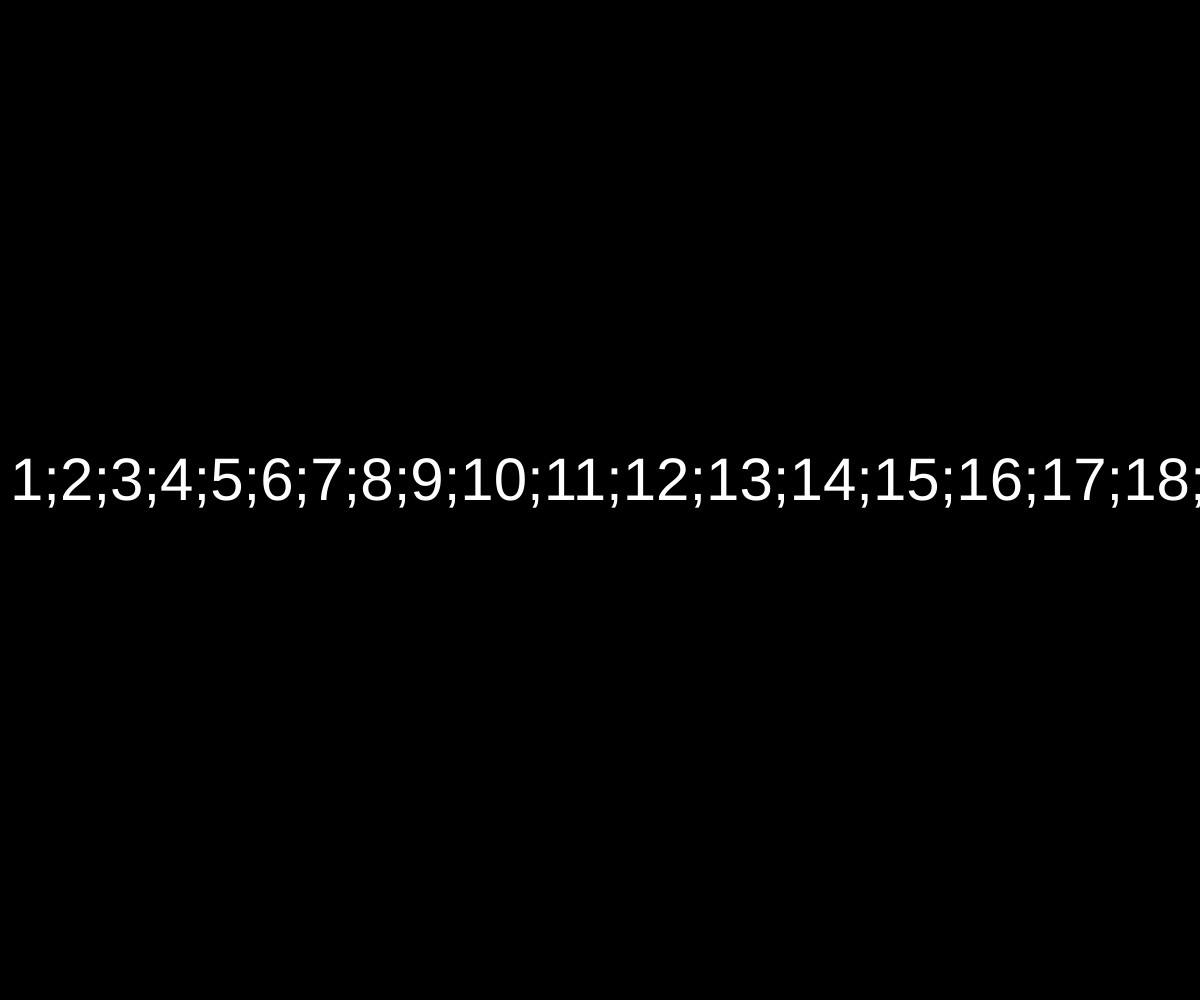
Frame 1 (no input)
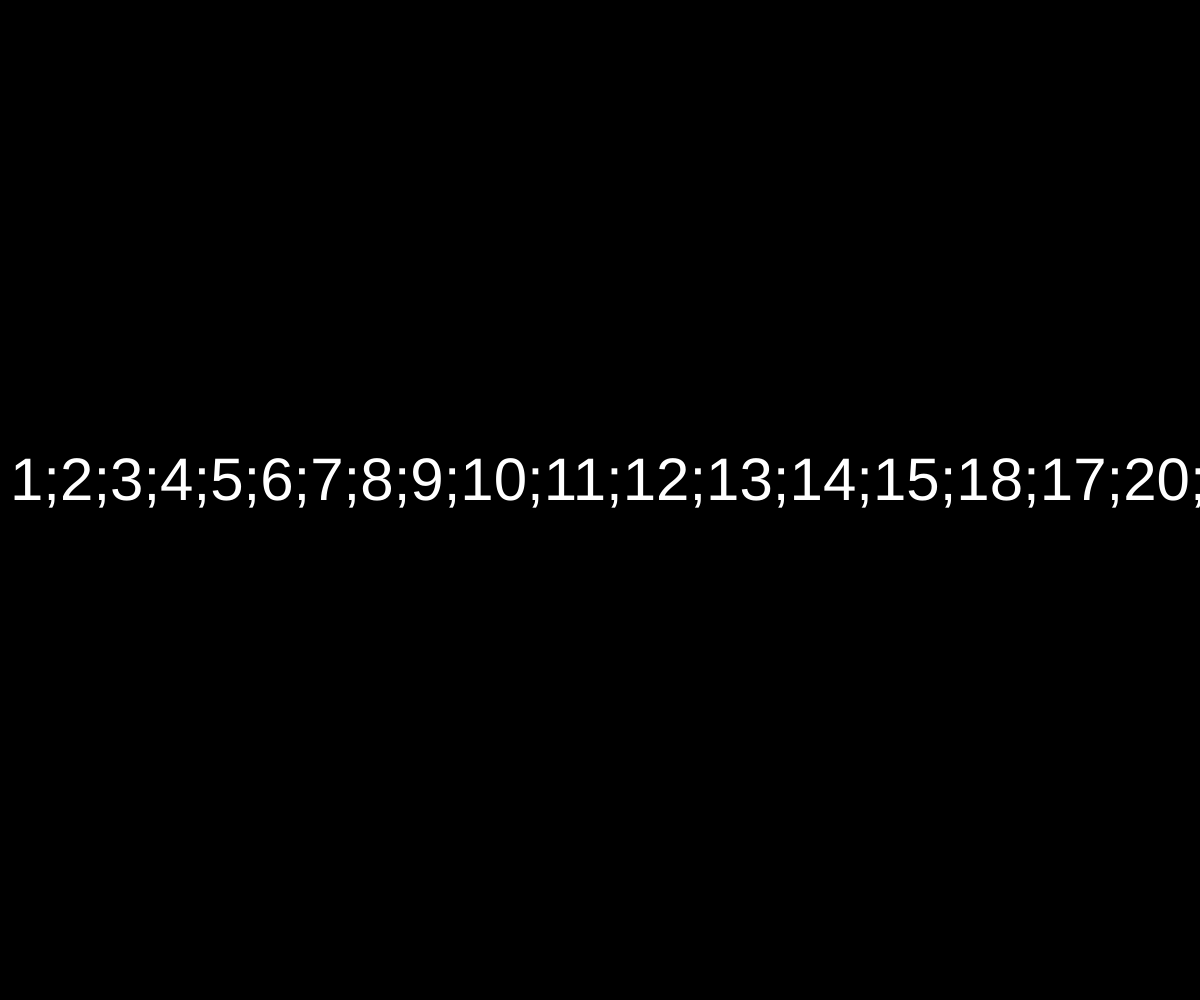
Frame 60 (no input)
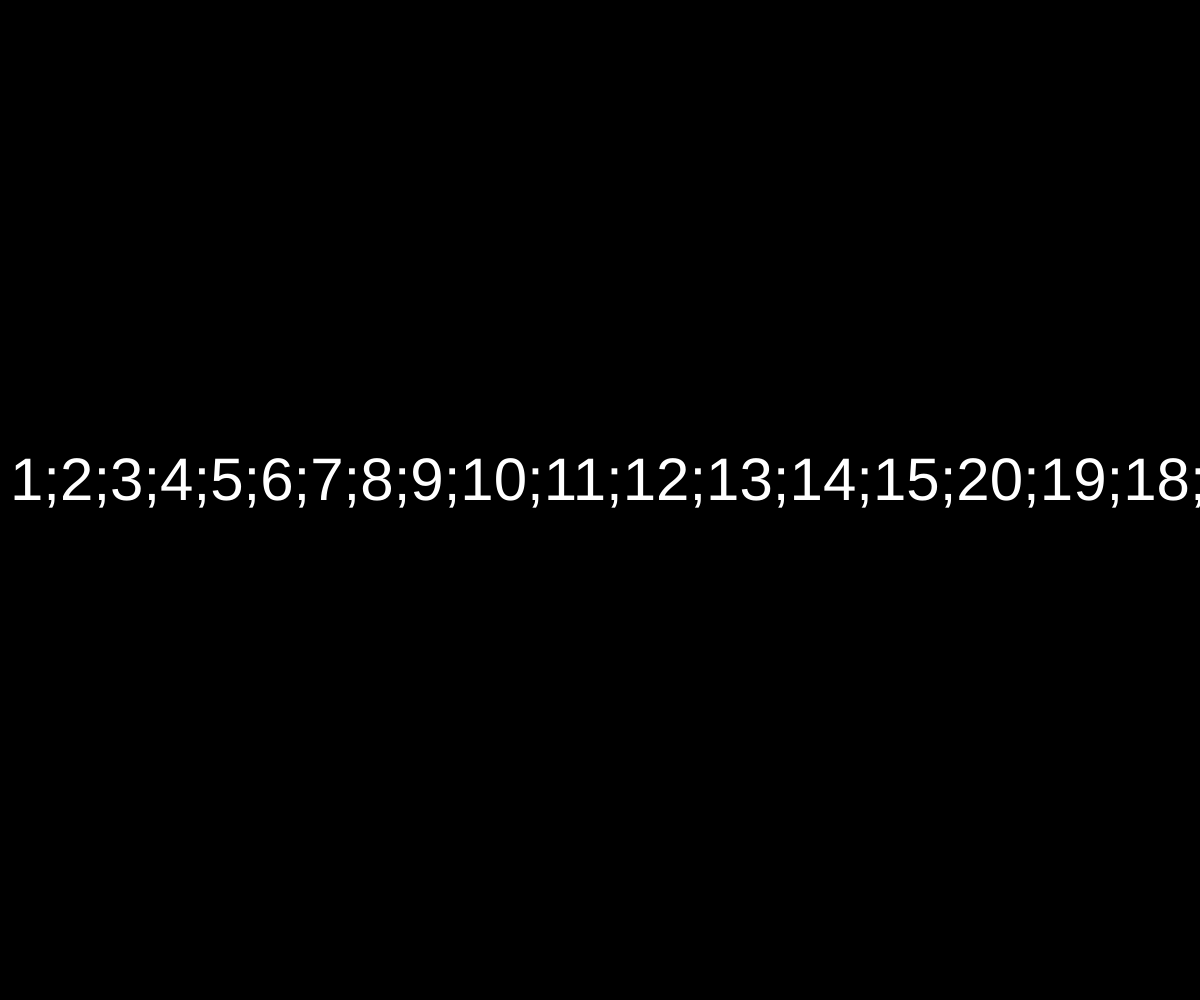
Frame 120 (the mouse pressed at the canvas centre since frame 60)

The p5.js sketch that drew these frames (run headless with seeded random() and noise() and a simulated clock; from frame 60 on, the mouse is pressed at the canvas centre):

// p5.js sketch
// ── sketch.js
var data = [1, 2, 3, 4, 5, 6, 7, 8, 9, 10, 11, 12, 13, 14, 15, 16, 17, 18, 19, 20];

function setup() 
{
	createCanvas(windowWidth, windowHeight);
}

function draw() 
{
	background(0);
	var t = "";
	for (var i = 0; i < data.length; i++)
	{
		t += data[i] + ";";
	}
	fill(255);
	textSize(60);
	text(t, 10, height / 2);
	
	console.log(data);
	data = nextOrder(data.slice());
}

function nextOrder(array)
{
	var largestX = -1;
	for (var i = 0; i < array.length; i++)
	{
		if (array[i] < array[i + 1])
		{
			largestX = i;
		}
	}
	if (largestX == -1)
	{
		console.log("KONIEC");
		noLoop();
	}
	var largestY = -1;
	for (var i = 0; i < array.length; i++)
	{
		if (array[largestX] < array[i])
		{
			largestY = i;
		}
	}
	swap(array, largestX, largestY);
	var endArray = array.splice(largestX + 1);
	endArray.reverse();
	array = array.concat(endArray);
	return array;
}
function swap(array, a, b)
{
	var temp = array[a];
	array[a] = array[b];
	array[b] = temp;
}
